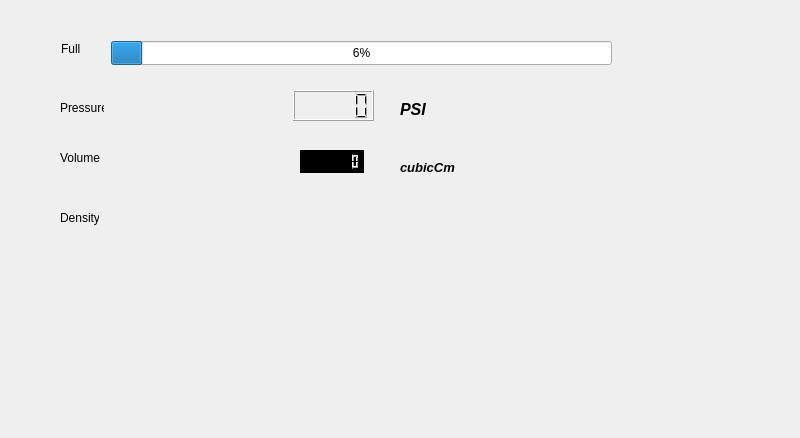
<?xml version="1.0" encoding="UTF-8"?>
<ui version="4.0">
 <class>Widget</class>
 <widget class="QWidget" name="Widget">
  <property name="geometry">
   <rect>
    <x>0</x>
    <y>0</y>
    <width>800</width>
    <height>438</height>
   </rect>
  </property>
  <property name="windowTitle">
   <string>Widget</string>
  </property>
  <widget class="QLabel" name="psiLabel">
   <property name="geometry">
    <rect>
     <x>400</x>
     <y>100</y>
     <width>49</width>
     <height>16</height>
    </rect>
   </property>
   <property name="text">
    <string>&lt;html&gt;&lt;head/&gt;&lt;body&gt;&lt;p&gt;&lt;span style=&quot; font-size:12pt; font-weight:700; font-style:italic;&quot;&gt;PSI&lt;/span&gt;&lt;/p&gt;&lt;/body&gt;&lt;/html&gt;</string>
   </property>
  </widget>
  <widget class="QLabel" name="volumeLabel">
   <property name="geometry">
    <rect>
     <x>60</x>
     <y>150</y>
     <width>49</width>
     <height>16</height>
    </rect>
   </property>
   <property name="text">
    <string>Volume</string>
   </property>
  </widget>
  <widget class="QLCDNumber" name="volumelcdNumber">
   <property name="geometry">
    <rect>
     <x>300</x>
     <y>150</y>
     <width>64</width>
     <height>23</height>
    </rect>
   </property>
   <property name="font">
    <font>
     <family>SimSun</family>
     <pointsize>11</pointsize>
    </font>
   </property>
   <property name="autoFillBackground">
    <bool>false</bool>
   </property>
   <property name="styleSheet">
    <string notr="true">background-color: rgb(0, 0, 0);
selection-background-color: rgb(83, 255, 35);</string>
   </property>
   <property name="frameShape">
    <enum>QFrame::Box</enum>
   </property>
   <property name="smallDecimalPoint">
    <bool>true</bool>
   </property>
   <property name="digitCount">
    <number>7</number>
   </property>
   <property name="segmentStyle">
    <enum>QLCDNumber::Filled</enum>
   </property>
  </widget>
  <widget class="QLabel" name="cmcubiclabel">
   <property name="geometry">
    <rect>
     <x>400</x>
     <y>160</y>
     <width>61</width>
     <height>16</height>
    </rect>
   </property>
   <property name="text">
    <string>&lt;html&gt;&lt;head/&gt;&lt;body&gt;&lt;p&gt;&lt;span style=&quot; font-size:10pt; font-weight:700; font-style:italic;&quot;&gt;cubicCm&lt;/span&gt;&lt;/p&gt;&lt;/body&gt;&lt;/html&gt;</string>
   </property>
  </widget>
  <widget class="QProgressBar" name="heightprogressBar">
   <property name="geometry">
    <rect>
     <x>111</x>
     <y>41</y>
     <width>501</width>
     <height>24</height>
    </rect>
   </property>
   <property name="maximum">
    <number>16</number>
   </property>
   <property name="value">
    <number>1</number>
   </property>
  </widget>
  <widget class="QLabel" name="pressureLabel">
   <property name="geometry">
    <rect>
     <x>60</x>
     <y>100</y>
     <width>44</width>
     <height>16</height>
    </rect>
   </property>
   <property name="text">
    <string>Pressure</string>
   </property>
  </widget>
  <widget class="QLabel" name="densityLabel">
   <property name="geometry">
    <rect>
     <x>60</x>
     <y>210</y>
     <width>39</width>
     <height>16</height>
    </rect>
   </property>
   <property name="text">
    <string>Density</string>
   </property>
  </widget>
  <widget class="QLabel" name="heightLabel">
   <property name="geometry">
    <rect>
     <x>61</x>
     <y>41</y>
     <width>36</width>
     <height>16</height>
    </rect>
   </property>
   <property name="text">
    <string>Full</string>
   </property>
  </widget>
  <widget class="QLCDNumber" name="lcdpressureNumber">
   <property name="geometry">
    <rect>
     <x>293</x>
     <y>90</y>
     <width>81</width>
     <height>31</height>
    </rect>
   </property>
  </widget>
  <widget class="QRoundProgressBar" name="densityroundprogressBar" native="true">
   <property name="geometry">
    <rect>
     <x>240</x>
     <y>200</y>
     <width>261</width>
     <height>201</height>
    </rect>
   </property>
   <property name="text" stdset="0">
    <string/>
   </property>
  </widget>
 </widget>
 <customwidgets>
  <customwidget>
   <class>QRoundProgressBar</class>
   <extends>QWidget</extends>
   <header>QRoundProgressBar.h</header>
   <container>1</container>
  </customwidget>
 </customwidgets>
 <resources/>
 <connections/>
</ui>
